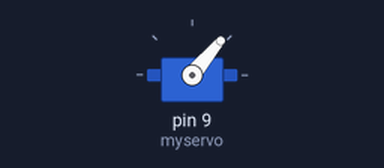
Bench run of a sketch on a simulated Arduino Uno, built with avr-gcc and run on an emulated ATmega328P. On the bench: servo.

Above: at 0.05 s.
At 7.5 s:
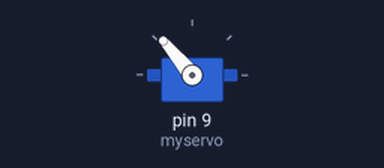
Timing chart, 0 to 9.8 s (numbered marks = the images above):
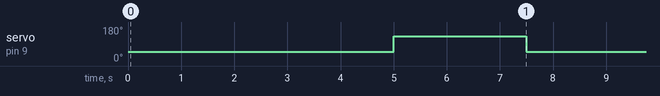

The sketch:

servomoteur_canon.ino
```cpp
#include <Servo.h>

Servo myservo;  // create servo object to control a servo
// twelve servo objects can be created on most boards

int pos = 0;    // variable to store the servo position

void setup() {
  myservo.attach(9);  // attaches the servo on pin 9 to the servo object
}

void loop() {


myservo.write(50);

delay(5000);


myservo.write(130);
delay(2500);
}
```

Measured:
- by itself, servo on pin 9 (myservo): alternates 130° for 2.5 s and 50° for 5.0 s
